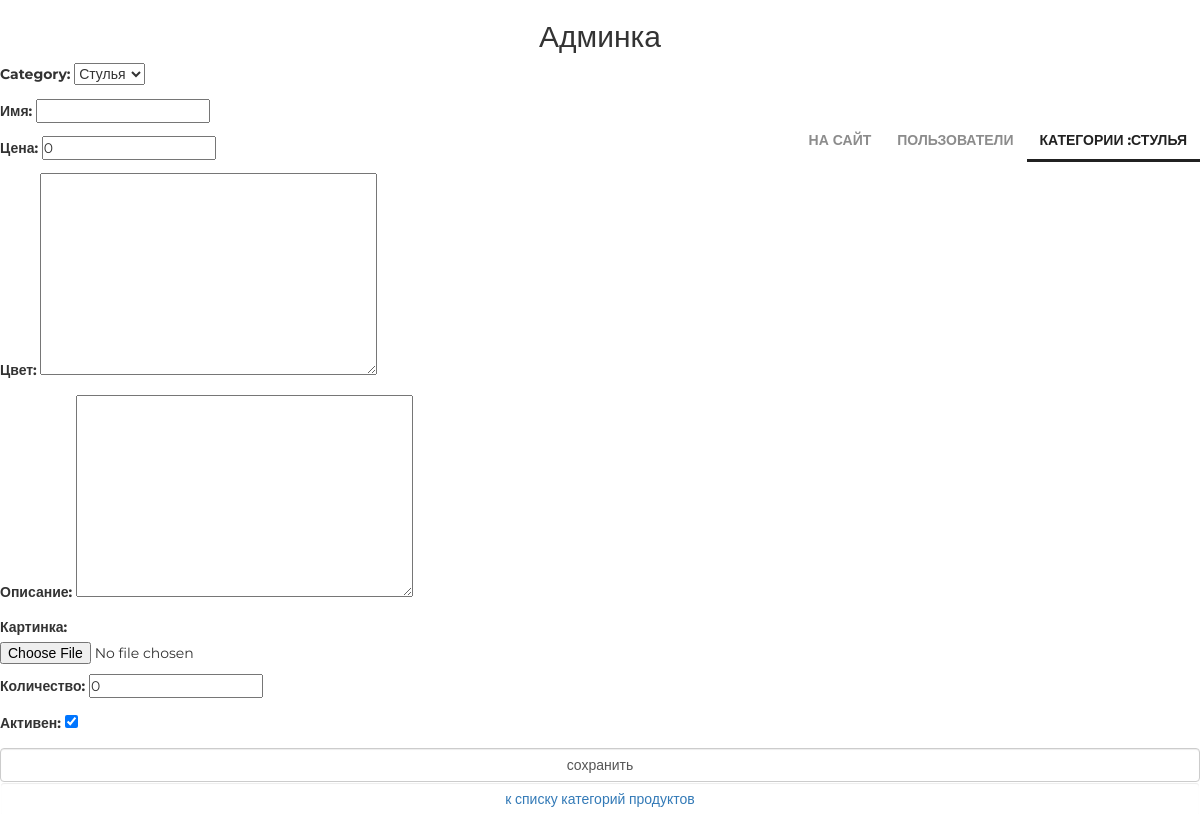
The page /admin_staff/products/create/category/1/ (signed in) on the database as committed earlier.
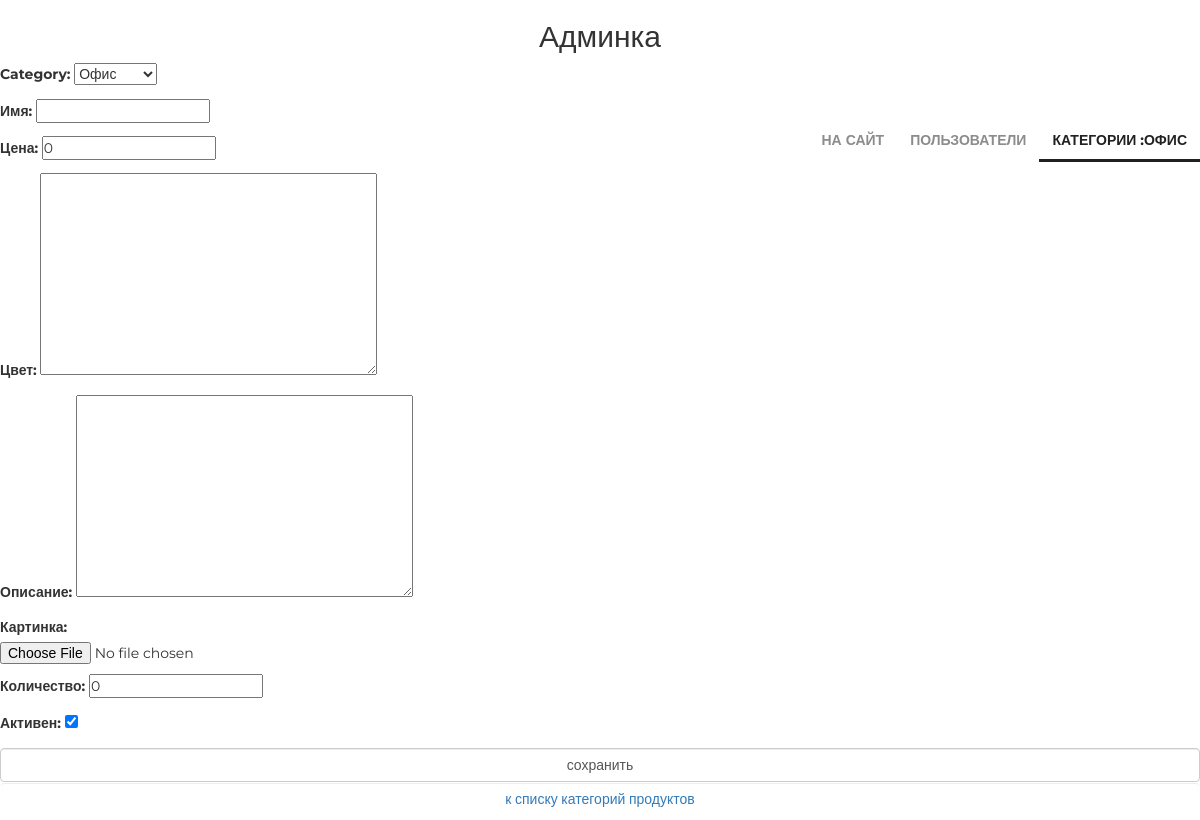
The same page on the database as committed later.
### mainapp/models.py (models this page shows)
class ProductCategory(models.Model):
    name = models.CharField(verbose_name="имя", max_length=100)
    description = models.TextField(verbose_name="описание", blank=True)
    is_active = models.BooleanField(verbose_name="активна", default=True)
    def __str__(self):
        return self.name

### adminapp/views/product.py (the view, shortened to what this page needs)
class ProductCreateView(CreateView):
    model = Product
    template_name = "adminapp/product/edit.html"
    fields = "__all__"
    @method_decorator(superuser_required)
    def dispatch(self, request, *args, **kwargs):
        return super().dispatch(request, *args, **kwargs)
    def get_initial(self):
        return {
            "category": self.get_category(),
        }
    def get_category(self):
        return ProductCategory.objects.get(pk=self.kwargs["pk"])
    def get_context_data(self, **kwargs):
        context = super().get_context_data(**kwargs)
        context["category"] = self.get_category()
        return context

### adminapp/templatetags/my_filter.py (called while the page is built)
@register.filter(name="admin_title")
def sample_text(string):
    return f"Aдминка {string}"

### mainapp/context_processors.py (called while the page is built)
def menu_links(request):
    return {
        "menu_links": [
            {"url": "main", "active": ["main"], "name": "домой"},
            {
                "url": "products:all",
                "active": ["products:all", "products:category"],
                "name": "продукты",
            },
            {"url": "contact", "active": ["contact"], "name": "контакты"},
        ]
    }

### adminapp/templates/adminapp/product/edit.html (shortened to what this page needs)
{% extends 'adminapp/base.html' %}
{% load static %}
{% block content %}
  <form class="form-horizontal" method="post" enctype="multipart/form-data">
    {{ form.as_p }}
    <input class="form-control" type="submit" value="сохранить">
  </form>
  <button class="btn btn-round form-control last">
    <a href="{% url 'admin:products' category.pk %}">
      к списку категорий продуктов
    </a>
  </button>
{% endblock %}

### adminapp/templates/adminapp/includes/inc_menu.html (shortened to what this page needs)
<ul class="menu">
    <li>
      <a href="{% url 'main' %}">
        на сайт
      </a>
    </li>
    <li>
      <a href="{% url 'adminapp:users' %}"
         class="">
        пользователи
      </a>
    </li>
    <li>
      <a href="{% url 'adminapp:categories' %}"
         class="{% if request.resolver_match.url_name == 'categories' or category.name %}
                    active
                {% endif %}">
        категории
        {% if category %}
          :<span>{{ category.name }}</span>
        {% endif %}
      </a>
    </li>
  </ul>

Rows that differ between the two databases and show on the page:
changed ProductCategory: name "СТУЛЬЯ" → "ОФИС"
Other text that changed with them:
form field category: "Стулья" → "Офис"
